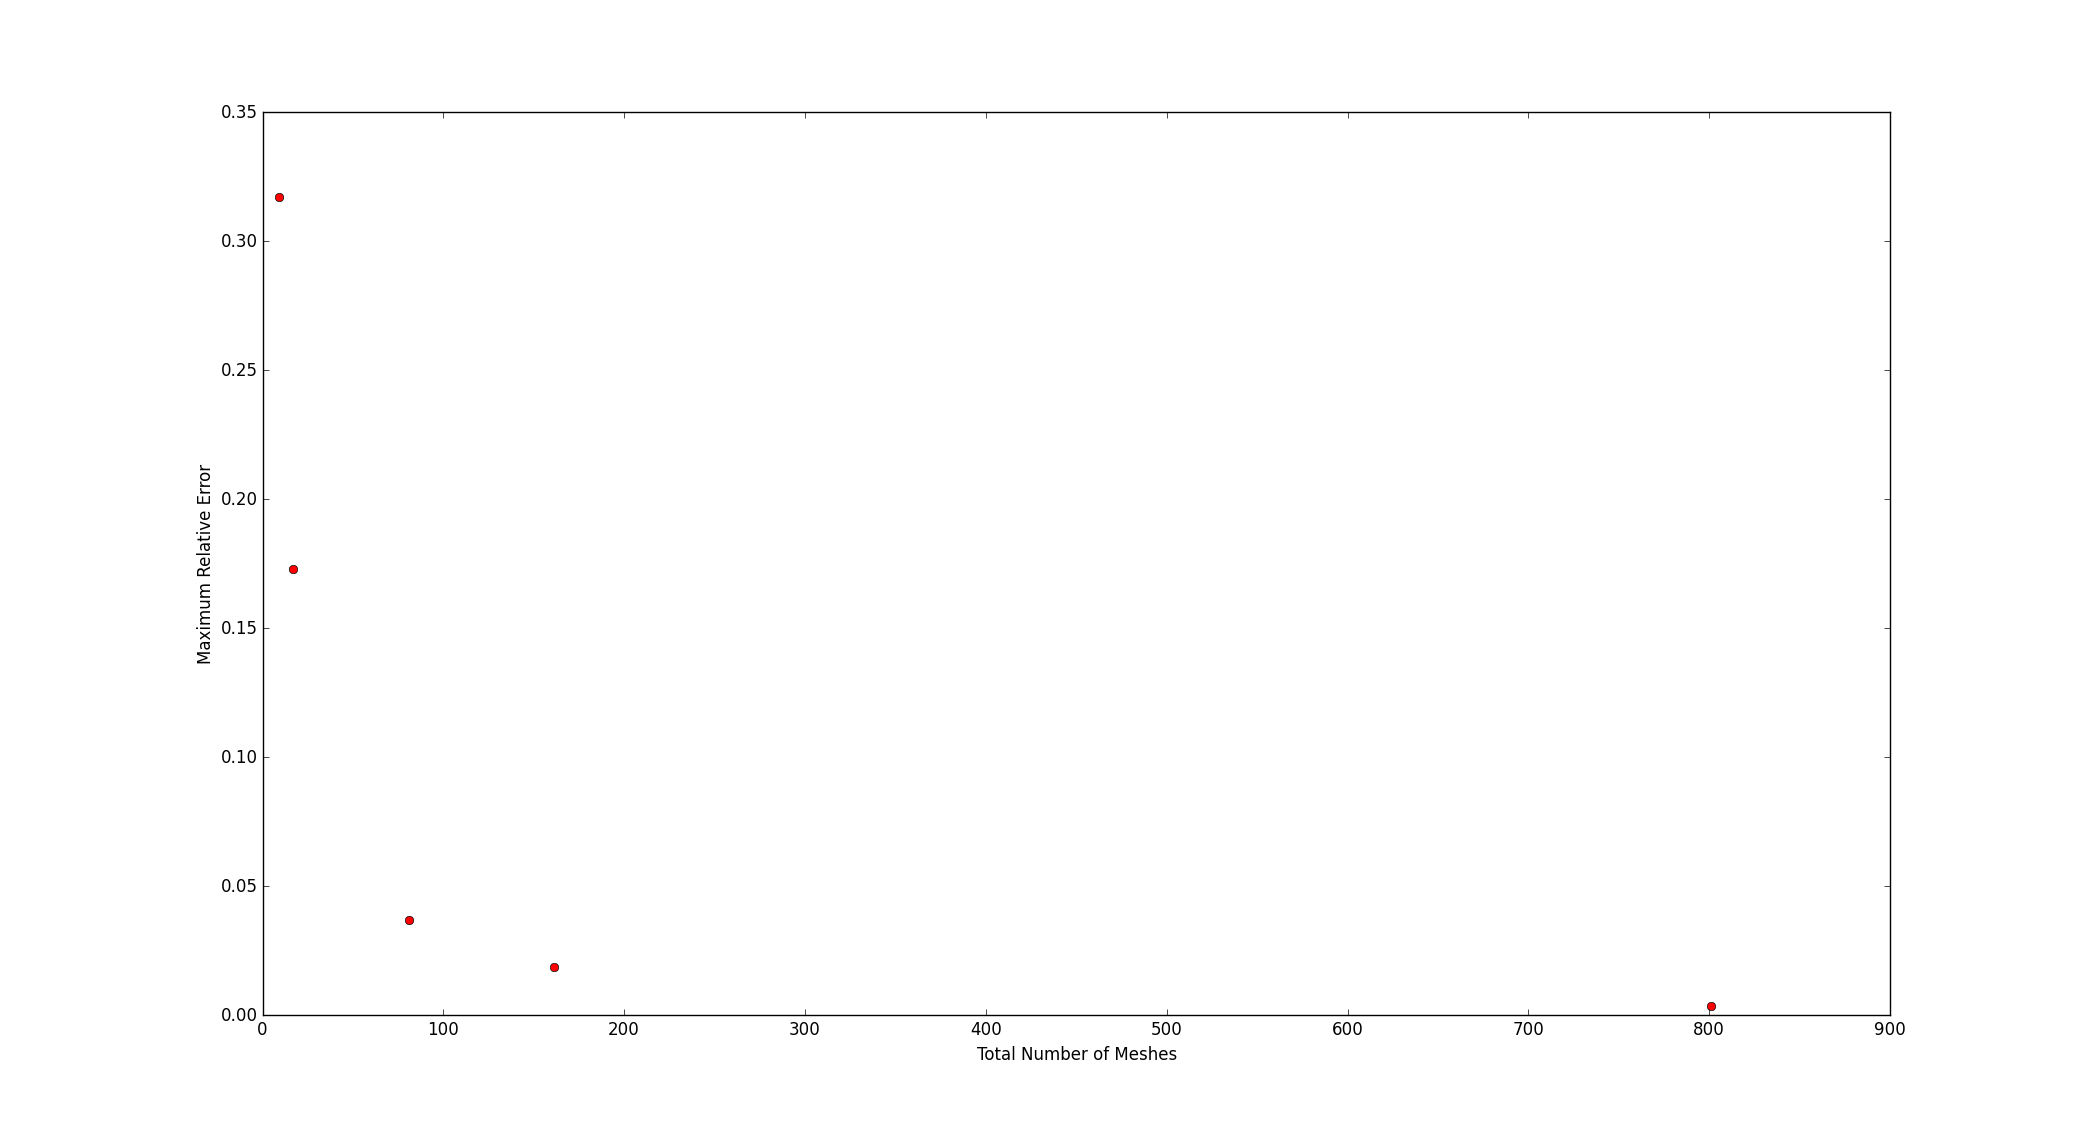

Write the Python code that produced this figure.
import numpy as np
import matplotlib.pyplot as pp
from math import *

D = 1
sig = 0.2
S0 = 8
a = 4
L2 = sig/D #inverse of sqrt(D/sig) more useful for solution
L  = sqrt(D/sig)

def flux_mesh(h):
    n = int(2*a/h + 1)
    fcof = np.zeros((n,n))
    S = np.zeros((n,1))
    S[:] = S0*pow(h,2)/D
    fcof[0][0] = (2+pow(h,2)*L2)
    fcof[0][1] = -1
    fcof[n-1][n-2] = -1
    fcof[n-1][n-1] = (2+pow(h,2)*L2)
    for i in range(1,n-1):
        fcof[i][i-1] = -1
        fcof[i][i]   = (2+pow(h,2)*L2)
        fcof[i][i+1] = -1
    flux = np.linalg.solve(fcof,S)
    return flux[1:n-1]

def flux_dir(h):
    n = int(2*a/h + 1)
    flux= np.zeros((n,1))
    x = np.linspace(-a,a,n)
    for i in range(0,n):
        flux[i] = S0/sig*(1-cosh(x[i]/L)/cosh(a/L))
    return flux[1:n-1]

err = []
n = []
hs  = [1, 0.5, 0.1, 0.05, 0.01]
for h in hs:
    n.append(2*a/h + 1)
    fm = flux_mesh(h)
    fd = flux_dir(h)
    err.append(1-max(abs((fm-fd)/fd)))
err_arr = np.array(err)
n_arr = np.array(n)
pp.plot(n_arr,err_arr,'ro')
pp.xlabel('Total Number of Meshes')
pp.ylabel('Maximum Relative Error')
pp.show()
